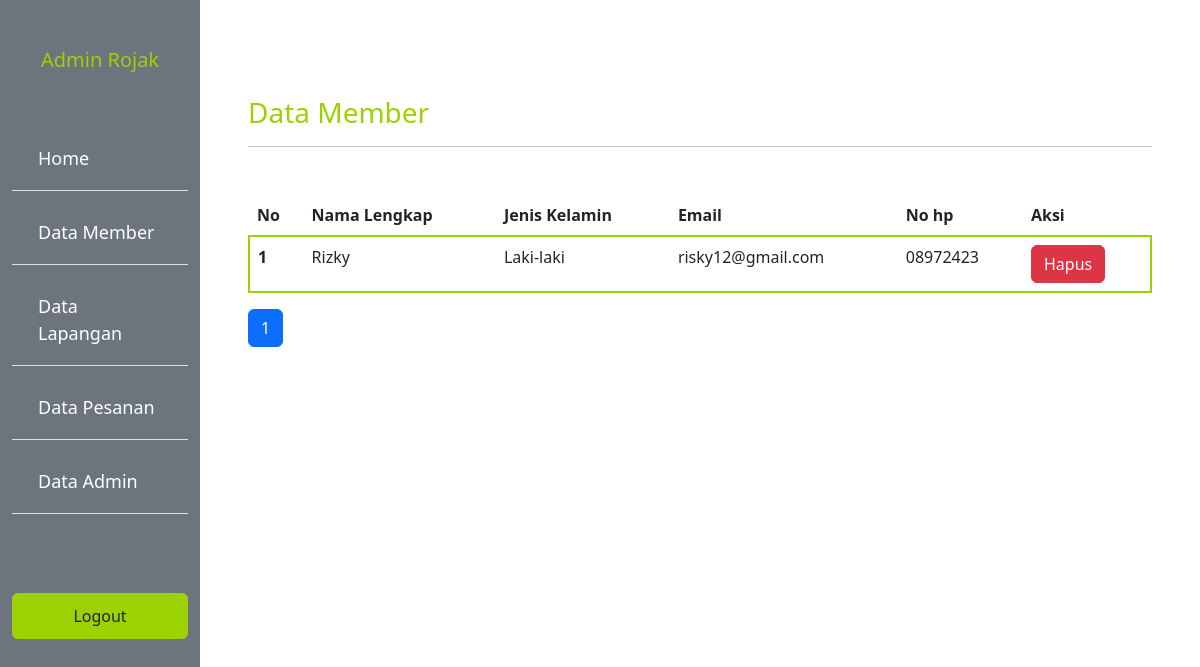
Screenshot of /admin/member.php (signed in) with the database file from the repository.
### tables this page shows
CREATE TABLE `user` (
  `id_user` int(11) NOT NULL,
  `email` varchar(50) NOT NULL,
  `password` varchar(32) NOT NULL,
  `hp` varchar(20) NOT NULL,
  `jenis_kelamin` varchar(10) NOT NULL,
  `nama_lengkap` varchar(60) NOT NULL,
  `alamat` text NOT NULL,
  `foto` text NOT NULL
);

### functions.php (called while the page is built, shortened)
<?php
$conn = mysqli_connect("localhost", "root", "", "db_aptisi");
function query($query)
{
  global $conn;
  $result = mysqli_query($conn, $query);
  $rows = [];
  while ($row = mysqli_fetch_assoc($result)) {
    $rows[] = $row;
  }
  return $rows;
}

### admin/member.php (the view, shortened to what this page needs)
<?php
require "../functions.php";
$jmlHalamanPerData = 5;
$jumlahData = count(query("SELECT * FROM user"));
$jmlHalaman = ceil($jumlahData / $jmlHalamanPerData);
if (isset($_GET["halaman"])) {
  $halamanAktif = $_GET["halaman"];
} else {
  $halamanAktif = 1;
}
$awalData = ($jmlHalamanPerData * $halamanAktif) - $jmlHalamanPerData;
$member = query("SELECT * FROM user LIMIT $awalData, $jmlHalamanPerData");
?>
<!DOCTYPE html>
<html lang="en">
<head>
  <link rel="stylesheet" href="../style.css">
  <link href="https://cdn.jsdelivr.net/npm/bootstrap@5.3.0-alpha1/dist/css/bootstrap.min.css" rel="stylesheet">
</head>
<body>
  <div class="container-fluid">
    <div class="row min-vh-100">
      <div class="sidebar col-2 bg-secondary">
        <h5 class="mt-5 judul text-center"><?= $_SESSION["username"]; ?></h5>
        <ul class="list-group list-group-flush">
          <li class="list-group-item bg-transparent"><a href="home.php">Home</a></li>
          <li class="list-group-item bg-transparent"><a href="member.php">Data Member</a></li>
          <li class="list-group-item bg-transparent"><a href="lapangan.php">Data Lapangan</a></li>
          <li class="list-group-item bg-transparent"><a href="pesan.php">Data Pesanan</a></li>
          <li class="list-group-item bg-transparent"><a href="admin.php">Data Admin</a></li>
          <li class="list-group-item bg-transparent"></li>
        </ul>
        <a href="../logout.php" class="mt-5 btn btn-inti text-dark">Logout</a>
      </div>
      <div class="col-10 p-5 mt-5">
        <h3 class="judul">Data Member</h3>
        <hr>
        <table class="table table-hover mt-5">
          <thead class="table-inti">
            <tr>
              <th scope="col">No</th>
              <th scope="col">Nama Lengkap</th>
              <th scope="col">Jenis Kelamin</th>
              <th scope="col">Email</th>
              <th scope="col">No hp </th>
              <th scope="col">Aksi</th>
            </tr>
          </thead>
          <form action="" method="post">
            <tbody class="text">
              <?php $i = 1; ?>
              <?php foreach ($member as $row) : ?>
                <tr>
                  <th scope="row"><?= $i; ?></th>
                  <td><?= $row["nama_lengkap"]; ?></td>
                  <td><?= $row["jenis_kelamin"]; ?></td>
                  <td><?= $row["email"]; ?></td>
                  <td><?= $row["hp"]; ?></td>
                  <td>
                    <a href="./controller/hapusMember.php?id=<?= $row["id_user"]; ?>" class="btn btn-danger">Hapus</a>
                  </td>
                </tr>
                <?php $i++; ?>
              <?php endforeach; ?>
            </tbody>
          </form>
        </table>
        <ul class="pagination">
          <?php for ($i = 1; $i <= $jmlHalaman; $i++) : ?>
            <?php if ($i == $halamanAktif) : ?>
              <li class="page-item active"><a class="page-link" href="?halaman=<?= $i; ?>"><?= $i; ?></a></li>
            <?php else : ?>
              <li class="page-item "><a class="page-link" href="?halaman=<?= $i; ?>"><?= $i; ?></a></li>
            <?php endif; ?>
          <?php endfor; ?>
        </ul>
      </div>
</body>
</html>

### style.css (style rules this page uses)
:root { --primary: #9cd203; --hover: #79a300; --bg: #eeeeee; }
.table-inti { background-color: var(--primary); }
.judul { color: var(--primary); }
.text { border: 2px solid var(--primary); border-radius: 8px; background-color: var(--bg); }
.btn-inti { background-color: var(--primary) !important; }
.sidebar ul { list-style: none; margin-top: 50px; }
.sidebar li { color: white; text-decoration: none; font-size: 18px; margin: 5px 0; }
.sidebar a { display: block; color: white; padding: 10px; text-decoration: none; }

### rows the page displays
user: nama_lengkap "Rizky", jenis_kelamin "Laki-laki", email "risky12@gmail.com", hp "08972423"

### other values shown
$_SESSION["username"] "Admin Rojak"
